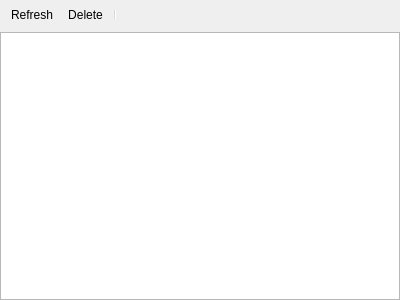
<?xml version="1.0" encoding="UTF-8"?>
<ui version="4.0">
 <class>DBMSPane</class>
 <widget class="QWidget" name="DBMSPane">
  <property name="geometry">
   <rect>
    <x>0</x>
    <y>0</y>
    <width>400</width>
    <height>300</height>
   </rect>
  </property>
  <property name="windowTitle">
   <string>Form</string>
  </property>
  <layout class="QVBoxLayout" name="verticalLayout">
   <property name="spacing">
    <number>3</number>
   </property>
   <property name="leftMargin">
    <number>0</number>
   </property>
   <property name="topMargin">
    <number>0</number>
   </property>
   <property name="rightMargin">
    <number>0</number>
   </property>
   <property name="bottomMargin">
    <number>0</number>
   </property>
   <item>
    <widget class="QToolBar" name="toolBar">
     <property name="movable">
      <bool>false</bool>
     </property>
     <property name="iconSize">
      <size>
       <width>16</width>
       <height>16</height>
      </size>
     </property>
     <addaction name="actionRefresh"/>
     <addaction name="actionDelete"/>
     <addaction name="separator"/>
    </widget>
   </item>
   <item>
    <widget class="ady::TreeView" name="treeView">
     <property name="selectionMode">
      <enum>QAbstractItemView::ExtendedSelection</enum>
     </property>
     <property name="headerHidden">
      <bool>true</bool>
     </property>
    </widget>
   </item>
  </layout>
  <action name="actionRefresh">
   <property name="icon">
    <iconset resource="../../r.qrc">
     <normaloff>:/Resource/icons/Refresh_16x.svg</normaloff>:/Resource/icons/Refresh_16x.svg</iconset>
   </property>
   <property name="text">
    <string>Refresh</string>
   </property>
  </action>
  <action name="actionDelete">
   <property name="icon">
    <iconset resource="../../r.qrc">
     <normaloff>:/Resource/icons/Cancel_16x.svg</normaloff>:/Resource/icons/Cancel_16x.svg</iconset>
   </property>
   <property name="text">
    <string>Delete</string>
   </property>
  </action>
  <action name="actionDock_To_Client">
   <property name="icon">
    <iconset resource="../../r.qrc">
     <normaloff>:/Resource/icons/DockTo_16x.svg</normaloff>:/Resource/icons/DockTo_16x.svg</iconset>
   </property>
   <property name="text">
    <string>Dock To Client</string>
   </property>
  </action>
  <action name="actionOpen_Connection">
   <property name="text">
    <string>Open Connection</string>
   </property>
  </action>
  <action name="actionAdd_Database">
   <property name="icon">
    <iconset resource="../../r.qrc">
     <normaloff>:/Resource/icons/AddDatabase_16x.svg</normaloff>:/Resource/icons/AddDatabase_16x.svg</iconset>
   </property>
   <property name="text">
    <string>Add Database</string>
   </property>
   <property name="menuRole">
    <enum>QAction::NoRole</enum>
   </property>
  </action>
  <action name="actionClose_Connection">
   <property name="text">
    <string>Close Connection</string>
   </property>
   <property name="menuRole">
    <enum>QAction::NoRole</enum>
   </property>
  </action>
  <action name="actionOpen_Databse">
   <property name="text">
    <string>Open Databse</string>
   </property>
   <property name="menuRole">
    <enum>QAction::NoRole</enum>
   </property>
  </action>
  <action name="actionClose_Database">
   <property name="text">
    <string>Close Database</string>
   </property>
   <property name="menuRole">
    <enum>QAction::NoRole</enum>
   </property>
  </action>
  <action name="actionEdit_Connection">
   <property name="text">
    <string>Edit Connection</string>
   </property>
   <property name="menuRole">
    <enum>QAction::NoRole</enum>
   </property>
  </action>
 </widget>
 <customwidgets>
  <customwidget>
   <class>ady::TreeView</class>
   <extends>QTreeView</extends>
   <header>components/tree_view.h</header>
  </customwidget>
 </customwidgets>
 <resources>
  <include location="../../r.qrc"/>
 </resources>
 <connections/>
</ui>
